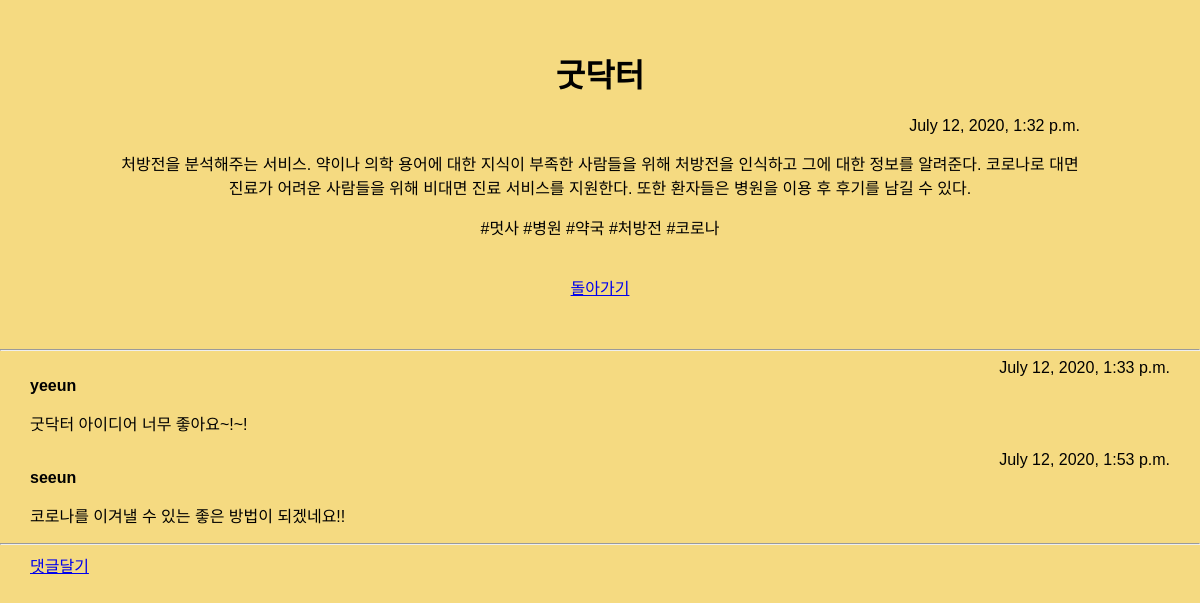
The page /blog/blog/7 on the database its author committed.
### blog/models.py (models this page shows, shortened)
class Blog(models.Model):
    title = models.CharField(max_length=200)
    pub_date = models.DateTimeField('date published')
    body = models.TextField()
    hashtag = models.ManyToManyField(Hashtag)

class Hashtag(models.Model):
    name = models.CharField(max_length = 200)

class Comment(models.Model):
    post = models.ForeignKey(Blog, related_name='comments', on_delete=models.CASCADE)
    author_name = models.CharField(max_length=20)
    comment_text = models.TextField()
    created_at = models.DateTimeField(default = timezone.now)

### blog/views.py (the view)
# urls.py: path('blog/<int:blog_id>', blog.views.detail, name = "detail"),
def detail(request, blog_id):
    blog_detail = get_object_or_404(Blog, pk= blog_id)
    hashtags = blog_detail.hashtag.all()
    return render( request, 'detail.html', {'blog':blog_detail, 'hashtags':hashtags})

### blog/templates/detail.html (shortened to what this page needs)
{% load static %}
<!DOCTYPE html>
<html lang="en">
<head>
    <link rel="stylesheet" href="{% static 'detail.css' %}">
</head>
<div class="container">
    <h1>{{ blog.title }}</h1>
    <p class ="date">{{ blog.pub_date }}</p>
    <p>{{ blog.body }}</p>
    <div class="hashtag">
        {% for hashtag in hashtags %}
        #{{hashtag.name}}
        {% endfor %}
    </div>
    <br>
    <br>
    <a href="{% url 'home' %}" >돌아가기</a>
</div>
<hr>
{% for comment in blog.comments.all %}
    <div class="comment">
        <div class="date">{{ comment.created_at }}</div>
        <strong>{{ comment.author_name }}</strong>
        <p>{{ comment.comment_text|linebreaks }}</p>
    </div>
{% empty %}
    <p>No comments are here yet ;(</p>
{% endfor %}
<hr>
<a class="btn btn-default" href="{% url 'blog:add_comment_to_post' blog.id %}">댓글달기</a>

### blog/static/detail.css (style rules this page uses)
.container { width: 80%; margin: 50px auto; text-align: center; }
.date { text-align: right }
.comment { margin:0px 30px 0px 30px; }
.btn { margin: 0px 30px; }

### rows shown on the page
Blog: title "굿닥터", pub_date "July 12, 2020, 1:32 p.m.", body "처방전을 분석해주는 서비스. 약이나 의학 용어에 대한 지식이 부족한 사람들을 위해 처방전을 인식하고 그에 대한 정보를 알려준다. 코로나로 대면 진료가 어려운 사람들을 위해 비대면 진료 서비스를 지원한다. 또한 환자들은 병원을 이용 후 후기를 남길 수 있다."
Hashtag: name "멋사"
Hashtag: name "병원"
Hashtag: name "약국"
Hashtag: name "처방전"
Hashtag: name "코로나"
Comment: created_at "July 12, 2020, 1:33 p.m.", author_name "yeeun", comment_text "굿닥터 아이디어 너무 좋아요~!~!"
Comment: created_at "July 12, 2020, 1:53 p.m.", author_name "seeun", comment_text "코로나를 이겨낼 수 있는 좋은 방법이 되겠네요!!"
